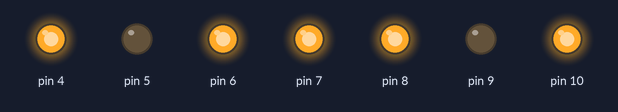
A sketch run on a simulated Arduino Uno, built with avr-gcc and run on an emulated ATmega328P. On the bench: output pins drawn as LEDs (lit = HIGH). At 5.4 s the program stops and its outputs stay as they are.

Above: at 0.1 s.
At 1.6 s:
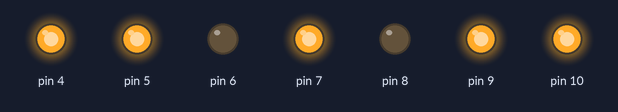
At 3.1 s:
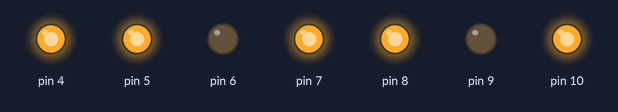
At 4.5 s:
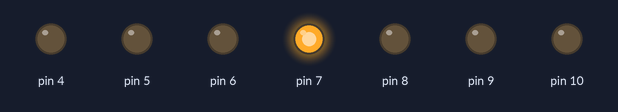
Timing chart, 0 to 6.0 s (numbered marks = the images above):
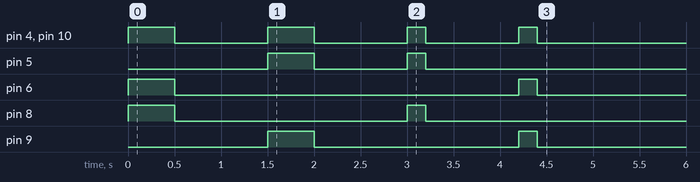

Measured:
- by itself, pin 4, pin 10: LOW → HIGH at 0.00 s, → LOW 0.50 s later, → HIGH 1.0 s later, → LOW 0.50 s later, … (8 changes in this stretch)
- by itself, pin 5: LOW → HIGH at 1.5 s, → LOW 0.50 s later, → HIGH 1.0 s later, → LOW 0.20 s later
- by itself, pin 6: LOW → HIGH at 0.00 s, → LOW 0.50 s later, → HIGH 3.7 s later, → LOW 0.20 s later
- by itself, pin 8: LOW → HIGH at 0.00 s, → LOW 0.50 s later, → HIGH 2.5 s later, → LOW 0.20 s later
- by itself, pin 9: LOW → HIGH at 1.5 s, → LOW 0.50 s later, → HIGH 2.2 s later, → LOW 0.20 s later

The sketch:

Motor_Example.ino
```cpp
#include <Motor.h>

int MAX_SPEED = 2048;

motor motorLeft, motorRight;

void setup( )
{
  motorLeft.setPins(6, 5, 4);
  motorRight.setPins(8, 9, 10);

  motorLeft.setMaxSpeed(MAX_SPEED);
  motorRight.setMaxSpeed(MAX_SPEED);

  motorLeft.initialise();
  motorRight.initialise();

  pinMode(7, OUTPUT);
  digitalWrite(7, HIGH);
}

void loop( )
{
  // Go Forward
  motorLeft.write(MAX_SPEED);
  motorRight.write(MAX_SPEED);

  delay(500);

  // Stop
  motorLeft.stop();
  motorRight.stop();

  delay(1000);

  // Go Backward
  motorLeft.write(-MAX_SPEED);
  motorRight.write(-MAX_SPEED);

  delay(500);

  // Stop
  motorLeft.stop();
  motorRight.stop();

  delay(1000);

  // Turn Left
  motorLeft.write( - MAX_SPEED / 3);
  motorRight.write(MAX_SPEED / 3);

  delay(200);

  // Stop
  motorLeft.stop();
  motorRight.stop();

  delay(1000);

  // Turn Right
  motorLeft.write(MAX_SPEED / 3);
  motorRight.write( - MAX_SPEED / 3);

  delay(200);

  // Stop
  motorLeft.stop();
  motorRight.stop();

  delay(1000);

  while(1);
}
```
